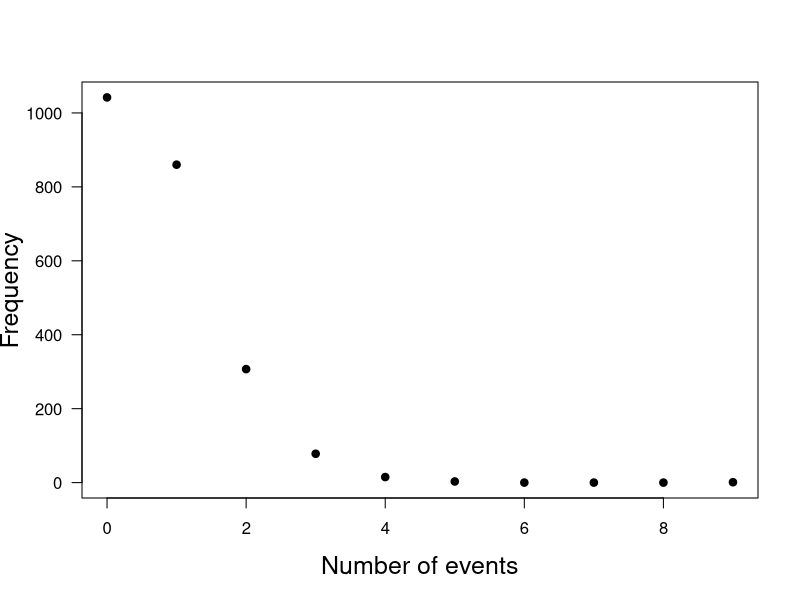

This figure's R source:
print('file: NeutrinosData.R')
k=seq(0,9)  # number of events (neutrinos in 10 s intervals)
frequencies=c(1042,860,307,78,15,3,0,0,0,1)
# png('NeutrinosF220328.png',width=16,height=16,units='cm',res=300)
plot(k,frequencies,type='p',col='black',xlab='Number of events',ylab='Frequency',
       main='',lwd=4,cex=0.6,las=1,cex.lab=1.5)
# dev.off()
